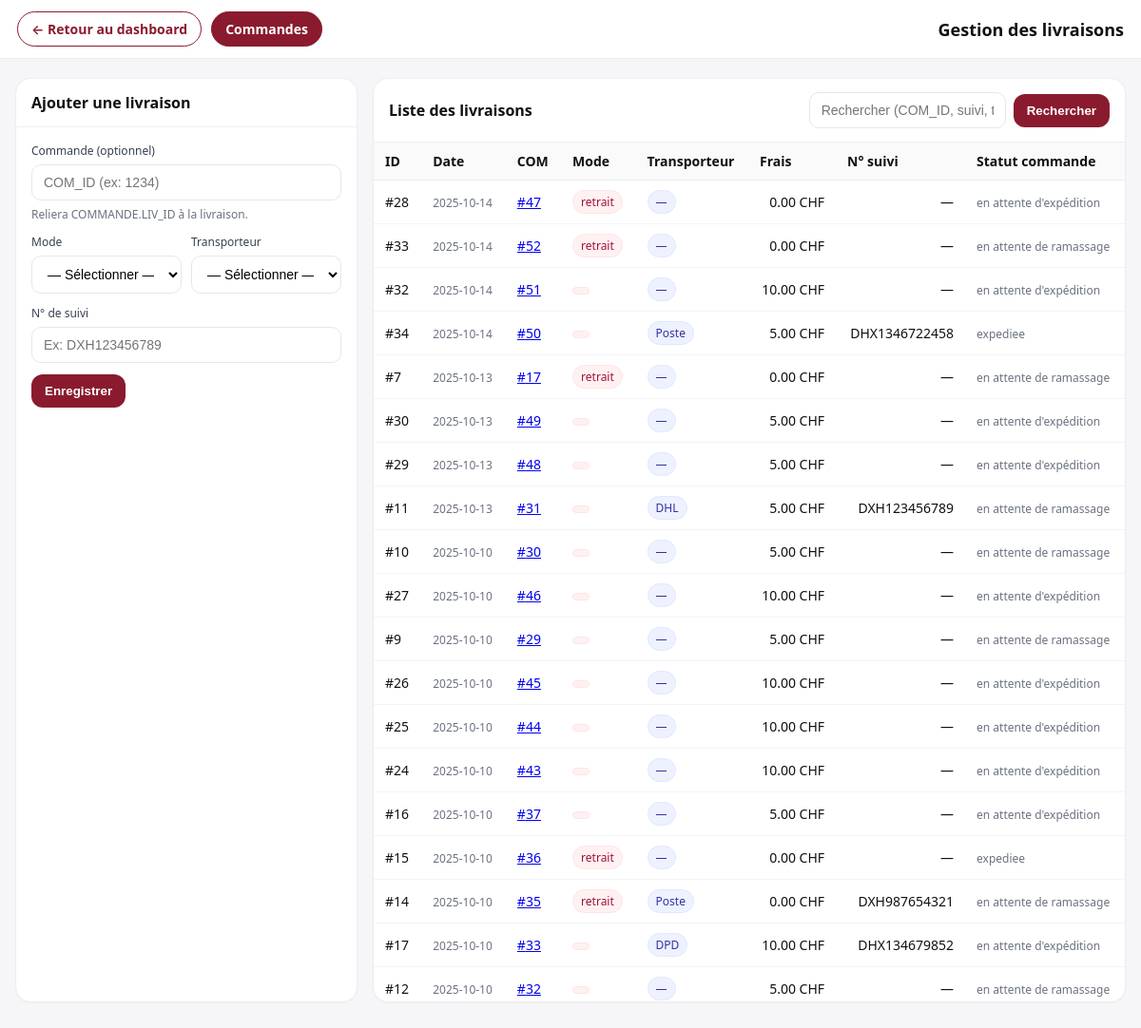
Screenshot of /pages/admin_livraisons.php (signed in) with the database file from the repository.
### tables this page shows
CREATE TABLE `COMMANDE` (
                            `COM_ID` bigint(20) NOT NULL,
                            `PER_ID` bigint(20) NOT NULL,
                            `LIV_ID` bigint(20) DEFAULT NULL,
                            `PAI_ID` bigint(20) DEFAULT NULL,
                            `STRIPE_SESSION_ID` varchar(255) DEFAULT NULL,
                            `COM_STATUT` enum('en preparation','en attente d''expédition','expediee','en attente de ramassage','livree','annulee') NOT NULL DEFAULT 'en preparation',
                            `COM_ARCHIVE` tinyint(1) NOT NULL DEFAULT 0,
                            `COM_ARCHIVED_AT` datetime DEFAULT NULL,
                            `COM_DATE` date NOT NULL,
                            `COM_DESCRIPTION` text DEFAULT NULL,
                            `COM_TVA_TAUX` decimal(5,2) NOT NULL DEFAULT 7.70,
                            `COM_TVA_MONTANT` decimal(10,2) NOT NULL DEFAULT 0.00,
                            `COM_MONTANT_TOTAL` decimal(10,2) NOT NULL DEFAULT 0.00,
                            `TOTAL_PAYER_CHF` decimal(10,2) DEFAULT NULL,
                            `COM_RETRAIT_DEBUT` datetime DEFAULT NULL,
                            `COM_RETRAIT_FIN` datetime DEFAULT NULL
);

CREATE TABLE `LIVRAISON` (
                             `LIV_ID` bigint(20) NOT NULL,
                             `LIV_STATUT` enum('prévue','en cours','livrée','annulée') NOT NULL DEFAULT 'prévue',
                             `LIV_MODE` enum('retrait','courrier','coursier') NOT NULL,
                             `LIV_MONTANT_FRAIS` decimal(12,2) NOT NULL DEFAULT 0.00,
                             `LIV_NOM_TRANSPORTEUR` varchar(120) DEFAULT NULL,
                             `LIV_NUM_SUIVI_COMMANDE` varchar(120) DEFAULT NULL,
                             `LIV_DATE` date NOT NULL
);

### pages/admin_livraisons.php (the view, shortened to what this page needs)
<?php
$dir  = rtrim(dirname($_SERVER['PHP_SELF'] ?? $_SERVER['SCRIPT_NAME']), '/\\');
$BASE = ($dir === '' || $dir === '.') ? '/' : $dir . '/';
$pdo = require __DIR__ . '/../database/config/connexionBDD.php';
$pdo->setAttribute(PDO::ATTR_ERRMODE, PDO::ERRMODE_EXCEPTION);
function h(string $s): string { return htmlspecialchars($s, ENT_QUOTES, 'UTF-8'); }
function take(string $key, $default = null) {
    return $_POST[$key] ?? $_GET[$key] ?? $default;
}
$prefill = [
    'com_id'       => (int)($_GET['com_id'] ?? 0),
    'mode'         => strtoupper(trim((string)($_GET['mode'] ?? ''))),
    'transporteur' => trim((string)($_GET['transporteur'] ?? '')),
    'num_suivi'    => trim((string)($_GET['num_suivi'] ?? '')),
];
$q = trim((string)take('q', ''));
$params = [];
$sqlList = "
SELECT
  L.LIV_ID,
  L.LIV_MODE,
  L.LIV_NOM_TRANSPORTEUR,
  L.LIV_NUM_SUIVI_COMMANDE,
  L.LIV_MONTANT_FRAIS,
  L.LIV_DATE,
  C.COM_ID,
  C.COM_STATUT,
  C.TOTAL_PAYER_CHF
FROM LIVRAISON L
LEFT JOIN COMMANDE C ON C.LIV_ID = L.LIV_ID
WHERE C.COM_STATUT IN ('en attente d''expédition', 'expediee', 'en attente de ramassage')
ORDER BY L.LIV_DATE DESC
LIMIT 200
";
$st = $pdo->prepare($sqlList);
$st->execute($params);
$livraisons = $st->fetchAll(PDO::FETCH_ASSOC);
?>
<!doctype html>
<html lang="fr">
<head>
</head>
<body>
<header>
    <div class="top-bar">
        <div class="left">
            <a href="<?= $BASE ?>adminAccueil.php" class="btn-outline">← Retour au dashboard</a>
            <a href="<?= $BASE ?>admin_commande.php" class="btn-primary">Commandes</a>
        </div>
        <h1>Gestion des livraisons</h1>
    </div>
</header>
<div class="wrap">
    <div class="grid">
        <section class="card">
            <div class="head"><h2>Ajouter une livraison</h2></div>
            <div class="body">
                <form method="post" action="">
                    <div class="row" style="margin-bottom:12px">
                        <div style="flex:1">
                            <label for="com_id">Commande (optionnel)</label>
                            <input type="text" id="com_id" name="com_id" inputmode="numeric"
                                   placeholder="COM_ID (ex: 1234)"
                                   value="<?= $prefill['com_id'] ?: '' ?>">
                            <div class="hint">Reliera COMMANDE.LIV_ID à la livraison.</div>
                        </div>
                    </div>
                    <div class="row" style="margin-bottom:12px">
                        <div style="flex:1">
                            <label for="mode">Mode</label>
                            <select id="mode" name="mode" required>
                                <option value="">— Sélectionner —</option>
                            </select>
                        </div>
                        <div style="flex:1">
                            <label for="transporteur">Transporteur</label>
                            <select id="transporteur" name="transporteur" required>
                                <option value="">— Sélectionner —</option>
                            </select>
                        </div>
                    </div>
                    <div class="row" style="margin-bottom:12px">
                        <div style="flex:1">
                            <label for="num_suivi">N° de suivi</label>
                            <input type="text" id="num_suivi" name="num_suivi"
                                   placeholder="Ex: DXH123456789"
                                   value="<?= h($prefill['num_suivi']) ?>" required>
                        </div>
                    </div>
                    <button class="btn" type="submit">Enregistrer</button>
                </form>
            </div>
        </section>
        <section class="card">
            <div class="head">
                <h2>Liste des livraisons</h2>
                <form class="tools" method="get" action="">
                    <input type="text" name="q" value="<?= h($q) ?>" placeholder="Rechercher (COM_ID, suivi, transporteur)">
                    <button class="btn" type="submit">Rechercher</button>
                </form>
            </div>
            <div class="body" style="padding:0">
                <div style="overflow:auto; max-height:70vh;">
                    <table>
                        <thead>
                        <tr>
                            <th>ID</th>
                            <th>Date</th>
                            <th>COM</th>
                            <th>Mode</th>
                            <th>Transporteur</th>
                            <th>Frais</th>
                            <th>N° suivi</th>
                            <th>Statut commande</th>
                        </tr>
                        </thead>
                        <tbody>
                        <?php if (!$livraisons): ?>
                            <tr><td colspan="8" class="small" style="padding:16px">Aucune livraison.</td></tr>
                        <?php else: foreach ($livraisons as $L): ?>
                            <tr>
                                <td>#<?= (int)$L['LIV_ID'] ?></td>
                                <td><span class="small"><?= h($L['LIV_DATE']) ?></span></td>
                                <td>
                                    <?php if (!empty($L['COM_ID'])): ?>
                                        <a href="<?= h($BASE.'admin_commande.php?com_id='.(int)$L['COM_ID']) ?>">#<?= (int)$L['COM_ID'] ?></a>
                                    <?php else: ?>
                                        <span class="small">—</span>
                                    <?php endif; ?>
                                </td>
                                <td><span class="tag mode"><?= h($L['LIV_MODE']) ?></span></td>
                                <td><span class="tag tr"><?= h($L['LIV_NOM_TRANSPORTEUR'] ?? '—') ?></span></td>
                                <td class="right"><?= number_format((float)$L['LIV_MONTANT_FRAIS'], 2, '.', ' ') ?> CHF</td>
                                <td class="right"><?= h($L['LIV_NUM_SUIVI_COMMANDE'] ?? '—') ?></td>
                                <td><span class="small"><?= h($L['COM_STATUT'] ?? '—') ?></span></td>
                            </tr>
                        <?php endforeach; endif; ?>
                        </tbody>
                    </table>
                </div>
            </div>
        </section>
    </div>
</div>
</body>
</html>

### pages/admin_livraisons.php (style rules this page uses)
:root { --primary:#8A1B2E; --bg:#f6f6f8; --card:#ffffff; --muted:#6b7280; }
* { box-sizing:border-box }
body { margin:0; font-family:system-ui,-apple-system,Segoe UI,Roboto,Arial,sans-serif; background:var(--bg); color:#111 }
header { position:sticky; top:0; background:#fff; border-bottom:1px solid #eee; padding:12px 18px; z-index:10 }
header h1 { margin:0; font-size:18px }
.wrap { max-width:1200px; margin:20px auto; padding:0 16px }
.grid { display:grid; grid-template-columns: 360px 1fr; gap:16px }
.card { background:var(--card); border:1px solid #eee; border-radius:16px; box-shadow:0 1px 2px rgba(0,0,0,.03) }
.card .head { padding:14px 16px; border-bottom:1px solid #f0f0f0; display:flex; align-items:center; justify-content:space-between }
.card .head h2 { margin:0; font-size:16px }
.card .body { padding:16px }
form .row { display:flex; gap:10px }
form label { display:block; font-size:12px; color:#374151; margin-bottom:6px }
input[type="text"], select { width:100%; padding:10px 12px; border:1px solid #e5e7eb; border-radius:10px; font-size:14px; background:#fff; }
.hint { font-size:12px; color:var(--muted); margin-top:6px }
.btn { display:inline-flex; align-items:center; gap:8px; border:0; background:var(--primary); color:#fff; padding:10px 14px; border-radius:12px; font-weight:600; cursor:pointer }
.tools { display:flex; gap:8px; align-items:center }
.tools input[type="text"] { max-width:300px }
table { width:100%; border-collapse:separate; border-spacing:0 }
th,td { padding:10px 12px; text-align:left; font-size:14px }
thead th { position:sticky; top:0; background:#fafafa; border-bottom:1px solid #eee; z-index:5 }
tbody tr+tr td { border-top:1px solid #f3f4f6 }
.tag { display:inline-block; padding:3px 8px; border-radius:999px; font-size:12px; background:#f3f4f6; color:#111 }
.tag.mode { background:#fff1f2; color:#9f1239; border:1px solid #ffe4e6 }
.tag.tr { background:#eef2ff; color:#3730a3; border:1px solid #e0e7ff }
.small { color:var(--muted); font-size:12px }
.right { text-align:right; white-space:nowrap }
.top-bar { display:flex; align-items:center; justify-content:space-between; flex-wrap:wrap; gap:12px; }
.top-bar .left { display:flex; gap:10px; align-items:center; }
.btn-outline, .btn-primary { display:inline-block; padding:8px 14px; font-size:14px; font-weight:600; border-radius:50px; text-decoration:none; transition:all .2s ease; }
.btn-outline { color:var(--primary); border:1.5px solid var(--primary); background:transparent; }
.btn-primary { background:var(--primary); color:#fff; border:1.5px solid var(--primary); }

### rows the page displays
commande: LIV_ID.LIV_ID "28", LIV_ID.LIV_DATE "2025-10-14", COM_ID "47", LIV_ID.LIV_MODE "retrait", LIV_ID.LIV_NOM_TRANSPORTEUR "—", LIV_ID.LIV_MONTANT_FRAIS "0.00", LIV_ID.LIV_NUM_SUIVI_COMMANDE "—", COM_STATUT "en attente d'expédition"
commande: LIV_ID.LIV_ID "33", LIV_ID.LIV_DATE "2025-10-14", COM_ID "52", LIV_ID.LIV_MODE "retrait", LIV_ID.LIV_NOM_TRANSPORTEUR "—", LIV_ID.LIV_MONTANT_FRAIS "0.00", LIV_ID.LIV_NUM_SUIVI_COMMANDE "—", COM_STATUT "en attente de ramassage"
commande: LIV_ID.LIV_ID "32", LIV_ID.LIV_DATE "2025-10-14", COM_ID "51", LIV_ID.LIV_NOM_TRANSPORTEUR "—", LIV_ID.LIV_MONTANT_FRAIS "10.00", LIV_ID.LIV_NUM_SUIVI_COMMANDE "—", COM_STATUT "en attente d'expédition"
commande: LIV_ID.LIV_ID "34", LIV_ID.LIV_DATE "2025-10-14", COM_ID "50", LIV_ID.LIV_NOM_TRANSPORTEUR "Poste", LIV_ID.LIV_MONTANT_FRAIS "5.00", LIV_ID.LIV_NUM_SUIVI_COMMANDE "DHX1346722458", COM_STATUT "expediee"
commande: LIV_ID.LIV_ID "7", LIV_ID.LIV_DATE "2025-10-13", COM_ID "17", LIV_ID.LIV_MODE "retrait", LIV_ID.LIV_NOM_TRANSPORTEUR "—", LIV_ID.LIV_MONTANT_FRAIS "0.00", LIV_ID.LIV_NUM_SUIVI_COMMANDE "—", COM_STATUT "en attente de ramassage"
commande: LIV_ID.LIV_ID "30", LIV_ID.LIV_DATE "2025-10-13", COM_ID "49", LIV_ID.LIV_NOM_TRANSPORTEUR "—", LIV_ID.LIV_MONTANT_FRAIS "5.00", LIV_ID.LIV_NUM_SUIVI_COMMANDE "—", COM_STATUT "en attente d'expédition"
commande: LIV_ID.LIV_ID "29", LIV_ID.LIV_DATE "2025-10-13", COM_ID "48", LIV_ID.LIV_NOM_TRANSPORTEUR "—", LIV_ID.LIV_MONTANT_FRAIS "5.00", LIV_ID.LIV_NUM_SUIVI_COMMANDE "—", COM_STATUT "en attente d'expédition"
commande: LIV_ID.LIV_ID "11", LIV_ID.LIV_DATE "2025-10-13", COM_ID "31", LIV_ID.LIV_NOM_TRANSPORTEUR "DHL", LIV_ID.LIV_MONTANT_FRAIS "5.00", LIV_ID.LIV_NUM_SUIVI_COMMANDE "DXH123456789", COM_STATUT "en attente de ramassage"
commande: LIV_ID.LIV_ID "10", LIV_ID.LIV_DATE "2025-10-10", COM_ID "30", LIV_ID.LIV_NOM_TRANSPORTEUR "—", LIV_ID.LIV_MONTANT_FRAIS "5.00", LIV_ID.LIV_NUM_SUIVI_COMMANDE "—", COM_STATUT "en attente de ramassage"
commande: LIV_ID.LIV_ID "27", LIV_ID.LIV_DATE "2025-10-10", COM_ID "46", LIV_ID.LIV_NOM_TRANSPORTEUR "—", LIV_ID.LIV_MONTANT_FRAIS "10.00", LIV_ID.LIV_NUM_SUIVI_COMMANDE "—", COM_STATUT "en attente d'expédition"
commande: LIV_ID.LIV_ID "9", LIV_ID.LIV_DATE "2025-10-10", COM_ID "29", LIV_ID.LIV_NOM_TRANSPORTEUR "—", LIV_ID.LIV_MONTANT_FRAIS "5.00", LIV_ID.LIV_NUM_SUIVI_COMMANDE "—", COM_STATUT "en attente de ramassage"
commande: LIV_ID.LIV_ID "26", LIV_ID.LIV_DATE "2025-10-10", COM_ID "45", LIV_ID.LIV_NOM_TRANSPORTEUR "—", LIV_ID.LIV_MONTANT_FRAIS "10.00", LIV_ID.LIV_NUM_SUIVI_COMMANDE "—", COM_STATUT "en attente d'expédition"
commande: LIV_ID.LIV_ID "25", LIV_ID.LIV_DATE "2025-10-10", COM_ID "44", LIV_ID.LIV_NOM_TRANSPORTEUR "—", LIV_ID.LIV_MONTANT_FRAIS "10.00", LIV_ID.LIV_NUM_SUIVI_COMMANDE "—", COM_STATUT "en attente d'expédition"
commande: LIV_ID.LIV_ID "24", LIV_ID.LIV_DATE "2025-10-10", COM_ID "43", LIV_ID.LIV_NOM_TRANSPORTEUR "—", LIV_ID.LIV_MONTANT_FRAIS "10.00", LIV_ID.LIV_NUM_SUIVI_COMMANDE "—", COM_STATUT "en attente d'expédition"
commande: LIV_ID.LIV_ID "16", LIV_ID.LIV_DATE "2025-10-10", COM_ID "37", LIV_ID.LIV_NOM_TRANSPORTEUR "—", LIV_ID.LIV_MONTANT_FRAIS "5.00", LIV_ID.LIV_NUM_SUIVI_COMMANDE "—", COM_STATUT "en attente d'expédition"
commande: LIV_ID.LIV_ID "15", LIV_ID.LIV_DATE "2025-10-10", COM_ID "36", LIV_ID.LIV_MODE "retrait", LIV_ID.LIV_NOM_TRANSPORTEUR "—", LIV_ID.LIV_MONTANT_FRAIS "0.00", LIV_ID.LIV_NUM_SUIVI_COMMANDE "—", COM_STATUT "expediee"
commande: LIV_ID.LIV_ID "14", LIV_ID.LIV_DATE "2025-10-10", COM_ID "35", LIV_ID.LIV_MODE "retrait", LIV_ID.LIV_NOM_TRANSPORTEUR "Poste", LIV_ID.LIV_MONTANT_FRAIS "0.00", LIV_ID.LIV_NUM_SUIVI_COMMANDE "DXH987654321", COM_STATUT "en attente de ramassage"
commande: LIV_ID.LIV_ID "17", LIV_ID.LIV_DATE "2025-10-10", COM_ID "33", LIV_ID.LIV_NOM_TRANSPORTEUR "DPD", LIV_ID.LIV_MONTANT_FRAIS "10.00", LIV_ID.LIV_NUM_SUIVI_COMMANDE "DHX134679852", COM_STATUT "en attente d'expédition"
commande: LIV_ID.LIV_ID "12", LIV_ID.LIV_DATE "2025-10-10", COM_ID "32", LIV_ID.LIV_NOM_TRANSPORTEUR "—", LIV_ID.LIV_MONTANT_FRAIS "5.00", LIV_ID.LIV_NUM_SUIVI_COMMANDE "—", COM_STATUT "en attente de ramassage"
